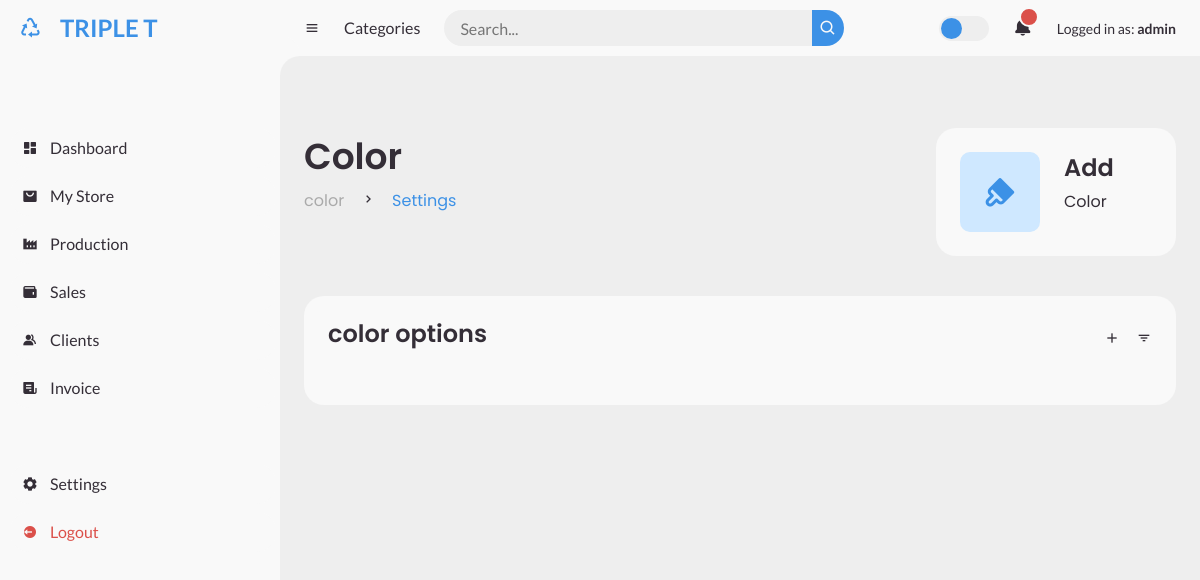
/color/ (signed in), run on an earlier commit of the app's database.
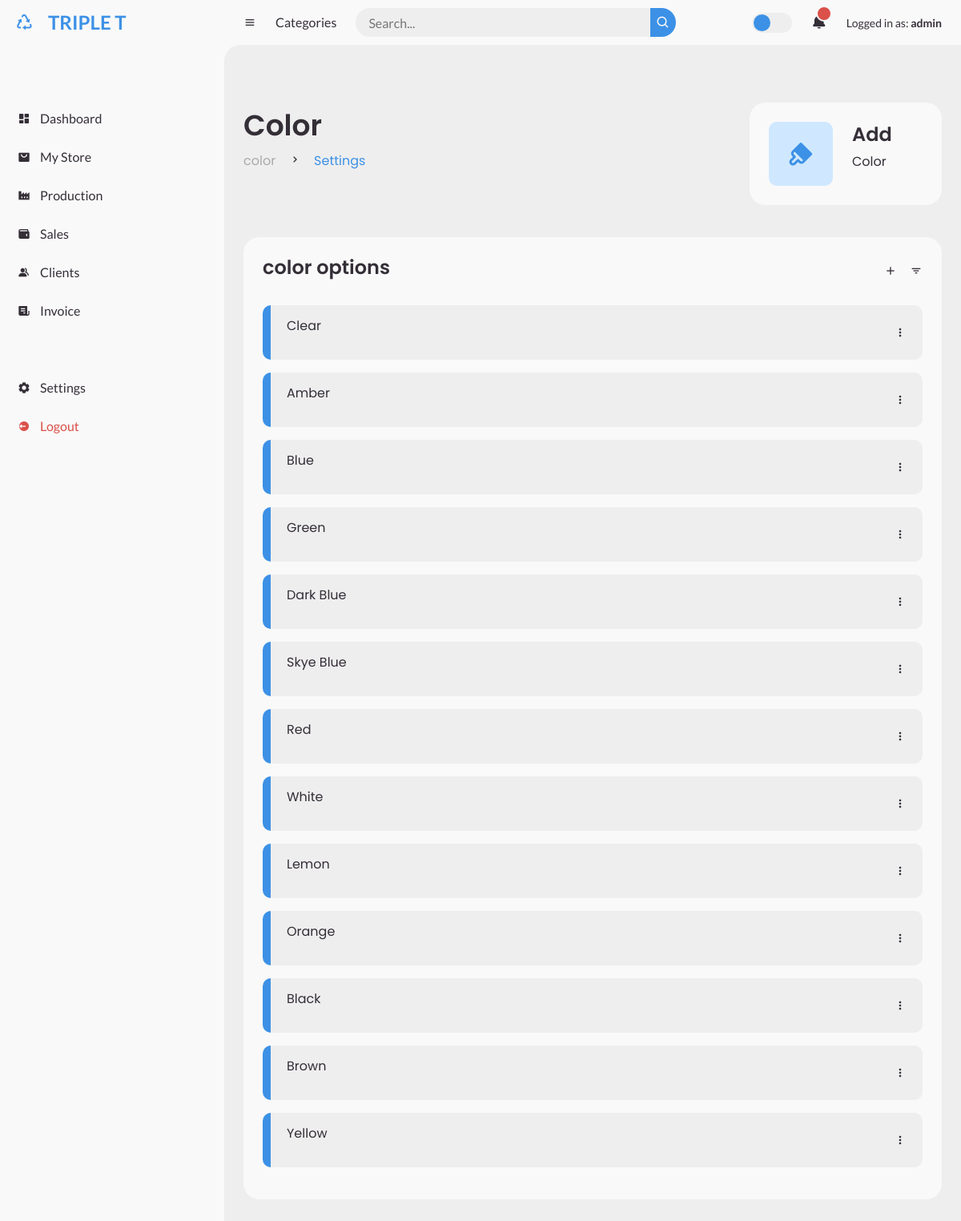
And on a later commit of the database.
### store/models.py (models this page shows, shortened)
class Color(models.Model):
    name = models.CharField(max_length=100, null=True, blank=True)

### store/views.py (the view)
# urls.py: path('color/', views.color, name="color"),
@login_required
def color(request):
    if request.method == 'POST':
        color_name = request.POST.get('name')
        if color_name:
            Color.objects.create(name=color_name)
            return redirect('color')
    color = Color.objects.all()
    return render(request, 'color/index.html', {'color': color})

### store/templates/color/index.html (shortened to what this page needs)
{% extends "settings/base.html" %}
{% block body %}
<div class="head-title">
    <div class="left">
      <h1>Color</h1>
      <ul class="breadcrumb">
        <li>
          <a href="#">color</a>
        </li>
        <li><i class='bx bx-chevron-right' ></i></li>
        <li>
          <a class="active" href="{% url 'settings' %}">Settings</a>
        </li>
      </ul>
    </div>
    <ul class="box-info">
        <a href="#">
          <li id="add-color-button">
            <i class='bx bxs-brush'></i>
            <span class="text">
              <h3>Add</h3>
              <p>Color</p>
            </span>
          </li>
        </a>
    </ul>
  </div>
    <div class="table-data">
      <div class="todo">
        <div class="head">
          <h3>color options</h3>
          <i class='bx bx-plus' ></i>
          <i class='bx bx-filter' ></i>
        </div>
        <ul class="todo-list">
          {% for color in color %}
          <li class="completed">
            <p>{{color.name}}</p>
            <i class='bx bx-dots-vertical-rounded' ></i>
          </li>
          {% endfor %}
        </ul>
      </div>
    </div>
{% endblock %}

What changed in the data, as far as the page shows it:
added Color: name "Clear"
added Color: name "Amber"
added Color: name "Blue"
added Color: name "Green"
added Color: name "Dark Blue"
added Color: name "Skye Blue"
added Color: name "Red"
added Color: name "White"
added Color: name "Lemon"
added Color: name "Orange"
added Color: name "Black"
added Color: name "Brown"
added Color: name "Yellow"
